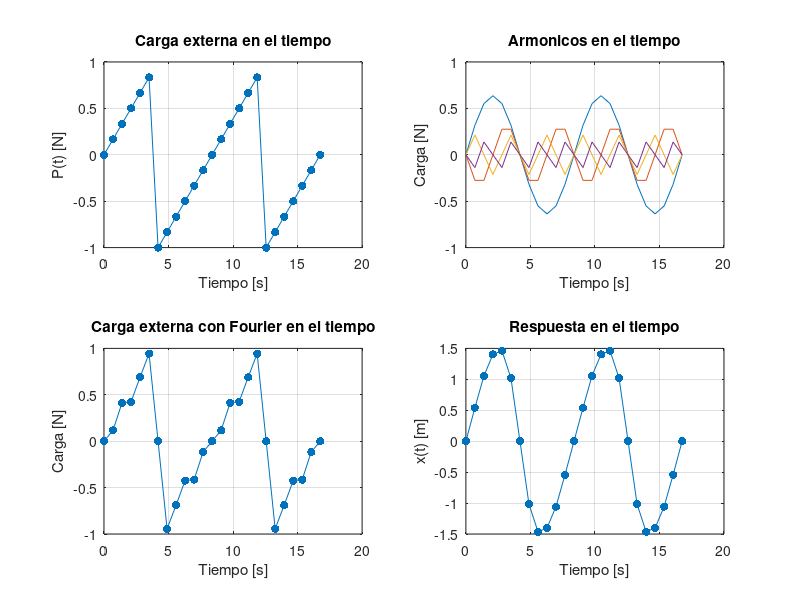

Reproduce this figure in MATLAB.
function ej3_tp5; clc;close all;
    % Parametros del sistema con un grado de libertad
    m = 1; % Masa [kg]
    k = 1; % Rigidez [N/m]
    wn = sqrt(k/m); % Frecuencia natural [rad/s]
    T = 2*pi/wn; % Periodo [s]
    

    % Parametros de la carga externa
    Po = 1; % Amplitud de carga externa [N]
    Tp = T*4/3; % Periodo de carga externa [s]
    wp = 2*pi/Tp; % Frecuencia de carga externa [rad/s]
    dt = 30*pi/(wp*180); % Paso de tiempo [s]
    tg = 0:dt:Tp*2; % Vector de tiempo [s]

    zitta = 0; % Coeficiente de amortiguamiento
    betta = wp/wn; % Relacion de frecuencias

    n = 4; % Cantidad de armonicos

    %calculo de los coeficientes de Fourier

    bn = zeros(n,1); % Coeficientes de Fourier bn
    for j = 1:n
        bn(j) = -(2*Po)/(pi*j)*(-1)^j; % Coeficiente de Fourier bn
    end

    % Pt = carga(tg,n,Po,wp); % Carga externa en el tiempo
    armonicos = armo(tg,wp,bn,n); % Armonicos
    Pt_fourier = carga_f2(n,armonicos); % Carga externa con Fourier
    Pt = carga(tg,Tp,Po); % Carga externa en el tiempo
    xt = respuesta(tg,bn,n,wp,k,zitta,betta); % Respuesta en el tiempo

    % Mostramos la carga externa en el tiempo
    figure;
    subplot(2,2,1);
    plot(tg,Pt);
    hold on
    scatter(tg,Pt,'filled');
    hold off
    title("Carga externa en el tiempo");
    xlabel("Tiempo [s]");
    ylabel("P(t) [N]");
    grid on;

    % Mostramos los armonicos en el tiempo
    subplot(2,2,2);
    plot(tg,armonicos);
    title("Armonicos en el tiempo");
    xlabel("Tiempo [s]");
    ylabel("Carga [N]");
    grid on;

    % Mostramos la carga externa con Fourier en el tiempo
    subplot(2,2,3);
    plot(tg,Pt_fourier);
    hold on
    scatter(tg,Pt_fourier,'filled');
    hold off
    title("Carga externa con Fourier en el tiempo");
    xlabel("Tiempo [s]");
    ylabel("Carga [N]");
    grid on;

    % Mostramos la respuesta en el tiempo
    subplot(2,2,4);
    plot(tg,xt);
    hold on
    scatter(tg,xt,'filled');
    hold off
    title("Respuesta en el tiempo");
    xlabel("Tiempo [s]");
    ylabel("x(t) [m]");
    grid on;

end

function Pt =carga(t,tp,Po) % Calculo de la carga externa en el tiempo
    Pt = zeros(1,length(t));
    for i = 1:length(t)
        t_mod = mod(t(i),tp); % mod() devuelve el resto de la division de t(i) por tp
        Pt(i) = (t_mod>=0 && t_mod<tp/2).*(2/tp*t_mod) + (t_mod>=tp/2 && t_mod<tp).*(2/tp*t_mod-2*Po);
    end

end


function Pt_fourier = carga_f2(n,armonicos) % Calculo de la carga externa con Fourier
    Pt_fourier = zeros(1,length(armonicos)); % Definimos el tamaño de la carga externa con Fourier [N] en funcion de los armonicos
    for j = 1:n
        Pt_fourier = Pt_fourier + armonicos(j,:); % Realizamos la suma de los armonicos
    end
end

function arm = armo(t,wp,bn,n) % Calculo de los armonicos
    arm = zeros(n,length(t)); % Definimos el tamaño de los armonicos en funcion de la cantidad armonicos y el tiempo
    for i = 1:length(t)
        for j = 1:n
            arm(j,i) =  bn(j)*sin(j*wp*t(i)); % Se calcula el valor de cada armonico en cada instante de tiempo
        end
    end
end

function xt = respuesta(tg,bn,n,wp,k,zitta,betta) % Calculo de la respuesta en el tiempo
    phi = zeros(n,1); % Fase de cada armonico
    H = zeros(n,1); % Funcion de transferencia de cada armonico

    for j = 1:n
        phi(j) = atan((2*zitta*betta*j)/(1-betta^2*j^2)); % Fase de cada armonico
        H(j) = 1/(k*sqrt((1-j^2*betta^2)^2+(2*zitta*j*betta)^2)); % Funcion de transferencia de cada armonico
    end

    xt = zeros(1,length(tg)); % vector que almacena la respuesta en el tiempo 

    for i = 1:length(tg)
        for j = 1:n
            xt(i) = xt(i) + bn(j)*H(j)*sin(j*wp*tg(i)-phi(j)); % Se calcula el valor de cada armonico en cada instante de tiempo
        end
    end
end